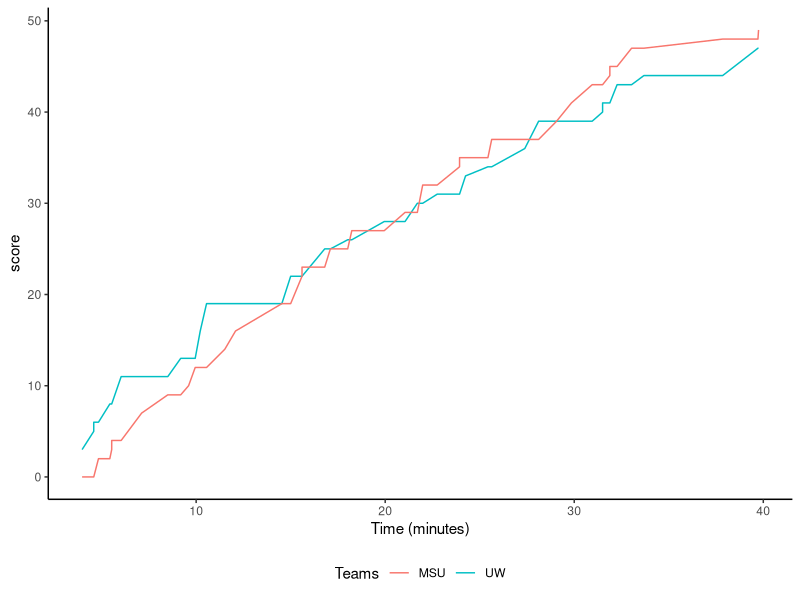

Here is the R script that generated this plot: (Note: this script raises an error after producing the figure.)
# exercise 10
setwd("~/learning R in biocomputing/Exercise10")
library(ggplot2)
## question 1
### using the score-by-score info from the UW games summarized in "UWvMSU_1-22-13.txt" generate a graph similar to the one shown in exercise pdf
UWvMSU <- read.table("UWvMSU_1-22-13.txt", sep='\t', header=TRUE)
#### create a data frame in which cumulative scores can be stored
UW <- numeric(nrow(UWvMSU))
MSU <- numeric(nrow(UWvMSU))
cumulativeScores <- data.frame(time=UWvMSU$time, UW, MSU)

#### create a for loop to sum all the scores through time for each team
for (i in 1:nrow(UWvMSU)){
  if (UWvMSU$team[i]=="UW"){
    cumulativeScores$UW[i] <- UWvMSU$score[i]
  }else{
    cumulativeScores$MSU[i] <- UWvMSU$score[i]
  }
}

#### sum scores and put them into cumulativeScores data frame
for (i in 2:nrow(UWvMSU)){
  cumulativeScores$UW[i] <- cumulativeScores$UW[i]+cumulativeScores$UW[i-1]
}
for (i in 2:nrow(UWvMSU)){
  cumulativeScores$MSU[i] <- cumulativeScores$MSU[i]+cumulativeScores$MSU[i-1]
}
### create line plot
ggplot(data=cumulativeScores, aes(x=time)) +
    geom_line(aes(y=UW, color = "UW"))+
    geom_line(aes(y=MSU, color = "MSU"))+
  labs(x = "Time (minutes)", y = "score", color = "Teams")+
  theme_classic()+
  theme(legend.position = "bottom")
 
## question 2
### write a game called "guess by number"
### the computer will generate a random number between 1 and 100
x <- sample(1:100,1)
### the user types in a number and the computer replies "lower" if the random number is lower than the guess, "higher" if the random number is higher, and "correct!" if the guess is correct
#### type guess
guess <- scan(n=1)
#### set maximum amount of guesses
maxGuesses=10
for (i in 1:maxGuesses){
  if (guess==x){
    print("correct!")
    break
  }else if (i==maxGuesses){
    print("game over")
  }else if (guess<x){
    print("higher")
    guess <- scan(n=1)
  }else if (guess>x){
    print("lower")
    guess <- scan(n=1)
  }
}